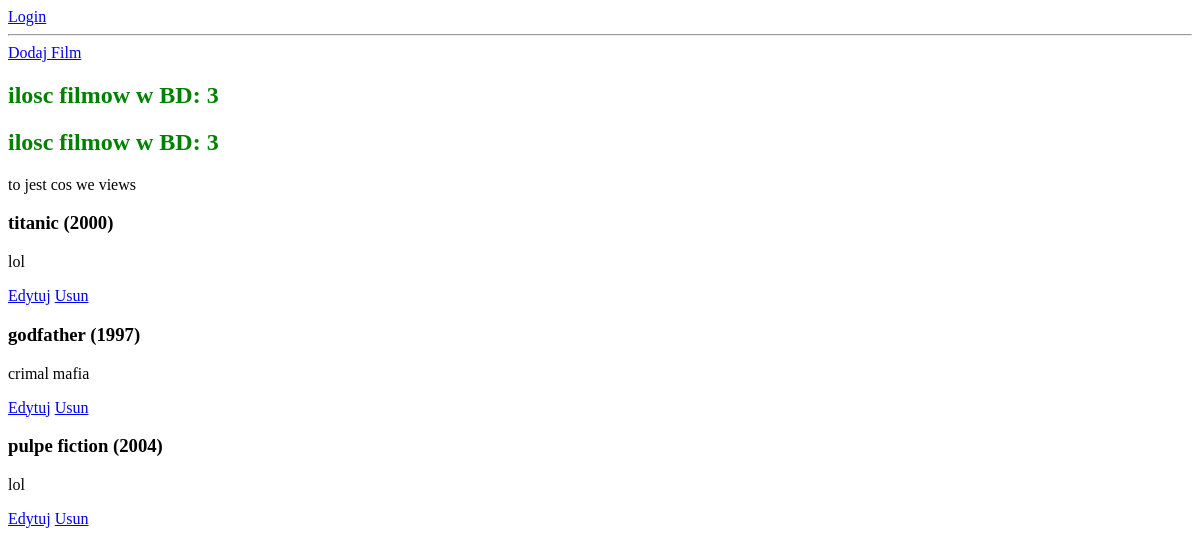
Before: /filmy/wszystkie/ with the older database file.
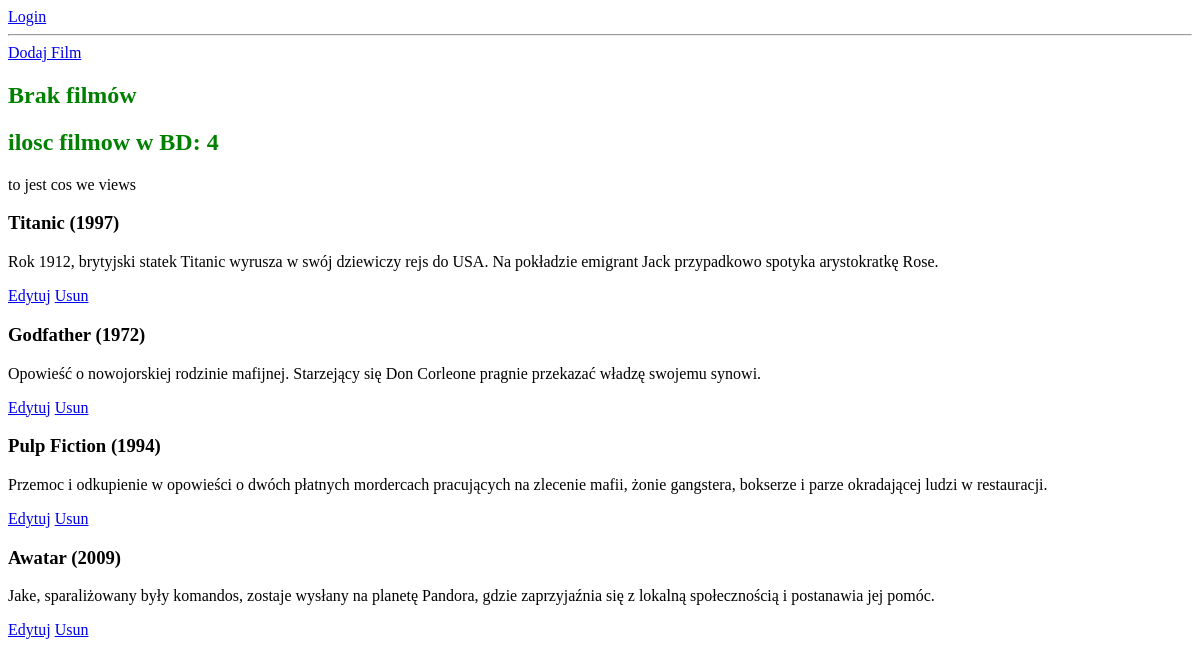
After: the same page with the newer database file.
### filmyweb/models.py (models this page shows)
class Film(models.Model):
    title = models.CharField(max_length=64, blank=False, unique=True)
    year = models.PositiveSmallIntegerField(default=2000)
    description = models.TextField(default="")
    premiere = models.DateField(null=True, blank=True)
    imbd_rating = models.DecimalField(max_digits=4, decimal_places=2,
                                      null=True)
    picture = models.ImageField(upload_to="Pictures", null=True, blank=True)
    def __str__(self):
        return self.titleWithYear()
    def titleWithYear(self):
        return "{} ({})".format(self.title, self.year)

### filmyweb/views.py (the view)
# urls.py: path('wszystkie/', wszystkie_filmy, name="wszystkie_filmy"),
def wszystkie_filmy(request):
    test = "to jest cos we views"
    filmy = ["Avatar", "Titanic",  "godfaher"]
    wszystkie = Film.objects.all()
    return render(request, 'filmy.html', {'filmy': wszystkie, 'text': test})

### templates/filmy.html (shortened to what this page needs)
{% load static %}
<!doctype html>
<html lang="en">
<head>
    <link rel="stylesheet" href="{% static 'nowy.css' %}">
</head>
<body>
    {% if user.is_authenticated %}
    <h4>Witaj {{ user.username }}</h4>
    <a href="{% url 'logout' %}">Logout</a>
    {% else %}
    <a href="{% url 'login' %}">Login</a>
    {% endif %}
    <hr>
    <a href="{% url 'nowy_film' %}">Dodaj Film</a>
    {% if filmy|length > 3 %}
    <h2>Brak filmów</h2>
    {% else %}
    <h2>ilosc filmow w BD: {{ filmy|length }}</h2>
    {% endif %}
    <h2>ilosc filmow w BD: {{ filmy|length }}</h2>
    <!<h3>{{ text }}</h3>
        {% for film in filmy %}
        <h3>{{ film }}</h3>
        <p>{{ film.description }}</p>
        <a href="{% url 'edytuj_film' film.id %}">Edytuj</a>
        <a href="{% url 'usun_film' film.id %}">Usun</a>
        {% endfor %}
</body>
</html>

### filmyweb/static/nowy.css (style rules this page uses)
h2 { color: green; }

Changed rows visible on the page:
changed Film: title+year "titanic (2000)" → "Titanic (1997)"; description "lol" → "Rok 1912, brytyjski statek Titanic wyrusza w swój dziewiczy rejs do USA. Na pokładzie emigrant Jack przypadkowo spotyka arystokratkę Rose."
changed Film: title+year "godfather (1997)" → "Godfather (1972)"; description "crimal mafia" → "Opowieść o nowojorskiej rodzinie mafijnej. Starzejący się Don Corleone pragnie przekazać władzę swojemu synowi."
changed Film: title+year "pulpe fiction (2004)" → "Pulp Fiction (1994)"; description "lol" → "Przemoc i odkupienie w opowieści o dwóch płatnych mordercach pracujących na zlecenie mafii, żonie gangstera, bokserze i parze okradającej ludzi w restauracji."
added Film: title+year "Awatar (2009)", description "Jake, sparaliżowany były komandos, zostaje wysłany na planetę Pandora, gdzie zaprzyjaźnia się z lokalną społecznością i postanawia jej pomóc."
Other visible differences:
{{ filmy|length }}: "3" → "4"
{{ filmy|length }}: "3" → (not shown)
text no longer shown: "ilosc filmow w BD:"
text now shown: "Brak filmów"
